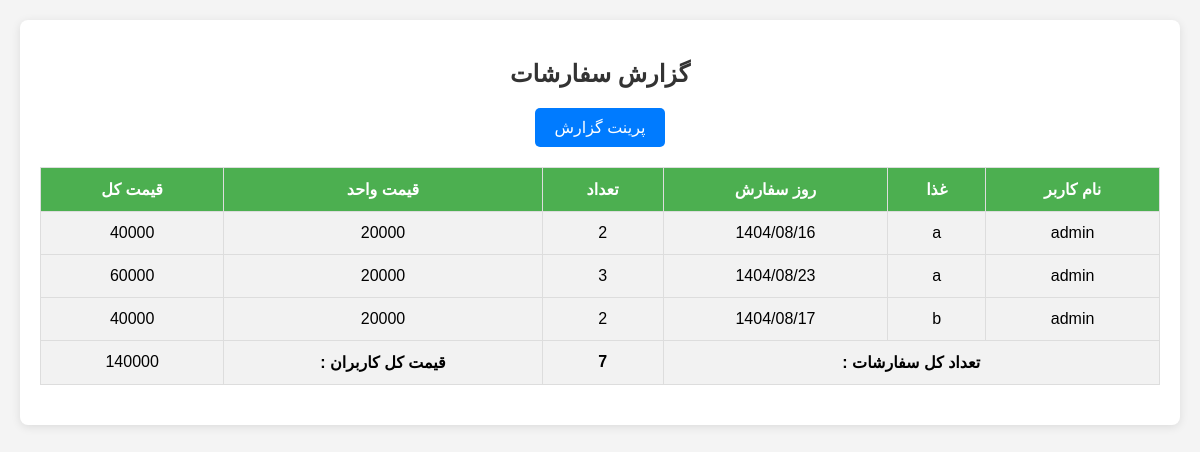
Page /adminreport/ on the committed database.
### user/models.py (models this page shows, shortened)
class Reservation(models.Model):
    CHOICE = [
        ('Sun', 'یکشنبه'),
        ('Mon', 'دوشنبه'),
        ('Tue', 'سه شنبه'),
        ('Wed', 'چهارشنبه'),
        ('Thu', 'پنجشنبه'),
        ('Fri', 'جمعه'),
        ('Sat', 'شنبه'),
    ]
    user = models.ForeignKey(User, on_delete=models.CASCADE, null=True)
    food = models.ForeignKey(Food, on_delete=models.CASCADE)
    quantity = models.IntegerField(default=1)
    order_date = models.DateField(null=True, blank=True)
    day_of_week = models.CharField(max_length=20, default='sat', choices=CHOICE)
    is_completed = models.BooleanField(default=False)
    @property
    def jdate(self):
        if self.order_date:  # اگر تاریخ موجود است
            return jalaliConvertor(self.order_date)
        return "تاریخ موجود نیست"
    class Meta:
        verbose_name = "رزرو"
        verbose_name_plural = 'رزروها'

class Food(models.Model):
    slug = models.PositiveIntegerField(unique=True, blank=True, null=True)
    food_name = models.CharField(max_length=100)
    description = models.TextField(blank=True, null=True)
    CHOICE = [
        ('Sun', 'یکشنبه'),
        ('Mon', 'دوشنبه'),
        ('Tue', 'سه شنبه'),
        ('Wed', 'چهارشنبه'),
        ('Thu', 'پنجشنبه'),
        ('Fri', 'جمعه'),
        ('Sat', 'شنبه'),
    ]
    day_of_week = models.CharField(max_length=3, choices=CHOICE, default='Sat')
    datetime = models.DateField(default=timezone.now)
    price = models.DecimalField(max_digits=6, decimal_places=0, null=True, blank=True)
    class Meta:
        verbose_name = 'غذا'
        verbose_name_plural = 'غذاها'

### user/views.py (the view)
# urls.py: path('adminreport/', views.admin_report, name='admin_report'),
def admin_report(request):
    reservations = Reservation.objects.select_related('user', 'food').order_by('user__username', 'food__food_name')
    total_quantity = reservations.aggregate(total_qty=Sum('quantity'))['total_qty']
    total_price_all = reservations.aggregate(total_price=Sum(F('quantity') * F('food__price')))['total_price']
    context = {
        'reservations': reservations,
        'total_quantity': total_quantity,
        'total_price_all': total_price_all,
    }
    return render(request, 'admin_report.html', context)

### extensions/utils.py (called while the page is built)
def jalaliConvertor(datetime_obj):
    g = Gregorian(datetime_obj)
    jy, jm, jd = g.persian_tuple()
    return f"{jy:04d}/{jm:02d}/{jd:02d}"

    def persian_tuple(self):
        return self.persian_year, self.persian_month, self.persian_day

### user/templatetags/custom_filters.py (called while the page is built)
@register.filter
def mul(value, arg):
    return value * arg

### user/templates/admin_report.html (shortened to what this page needs)
{% load humanize %}
{% load custom_filters %}
{% load static %}
{% block main %}
<body>
    <div class="container">
        <h2>گزارش سفارشات</h2>
        <button class="print-button" onclick="printReport()">پرینت گزارش</button>
        <table>
            <thead>
    <tr>
        <th>نام کاربر</th>
        <th>غذا</th>
        <th>روز سفارش</th>
        <th>تعداد</th>
        <th>قیمت واحد</th>
        <th>قیمت کل</th>
    </tr>
</thead>
<tbody>
    {% for reservation in reservations %}
        <tr>
            <td>{{ reservation.user.username }}</td>
    <td>{{ reservation.food.food_name }}</td>
    <td>{{ reservation.jdate }}</td>
    <td>{{ reservation.quantity }}</td>
    <td>{{ reservation.food.price }}</td>
    <td>{{ reservation.quantity|mul:reservation.food.price }}</td>
        </tr>
    {% endfor %}
    <tr>
        <td colspan="3"><strong><b> تعداد کل سفارشات :</b></strong></td>
        <td><strong>{{ total_quantity }}</strong></td>
        <td><strong><b>قیمت کل کاربران : </b></strong></td>
        <td>{{ total_price_all }}</td>
    </tr>
</tbody>
        </table>
    </div>
</body>
</html>
{% endblock %}

### user/templates/admin_report.html (style rules this page uses)
body { font-family: Arial, sans-serif; background-color: #f4f4f4; margin: 0; padding: 20px; }
html, body { direction: rtl; text-align: right; }
h2 { text-align: center; color: #333; }
.container { max-width: 1200px; margin: 0 auto; padding: 20px; background-color: #fff; box-shadow: 0 2px 10px rgba(0, 0, 0, 0.1); border-radius: 8px; }
table { width: 100%; border-collapse: collapse; margin: 20px 0; }
table, th, td { border: 1px solid #ddd; }
th, td { padding: 12px; text-align: center; background-color: #f2f2f2; }
th { background-color: #4CAF50; color: white; }
tr:nth-child(even) { background-color: #f9f9f9; }
.print-button { display: block; margin: 20px auto; padding: 10px 20px; font-size: 16px; color: white; background-color: #007BFF; border: none; border-radius: 5px; cursor: pointer; transition: background-color 0.3s; }

### rows in the picture
Reservation: user.username "admin", food.food_name "a", jdate "1404/08/16", quantity "2", food.price "20000", quantity|mul "40000"
Reservation: user.username "admin", food.food_name "a", jdate "1404/08/23", quantity "3", food.price "20000", quantity|mul "60000"
Reservation: user.username "admin", food.food_name "b", jdate "1404/08/17", quantity "2", food.price "20000", quantity|mul "40000"

### other values in the picture
{{ total_quantity }} "7"
{{ total_price_all }} "140000"
